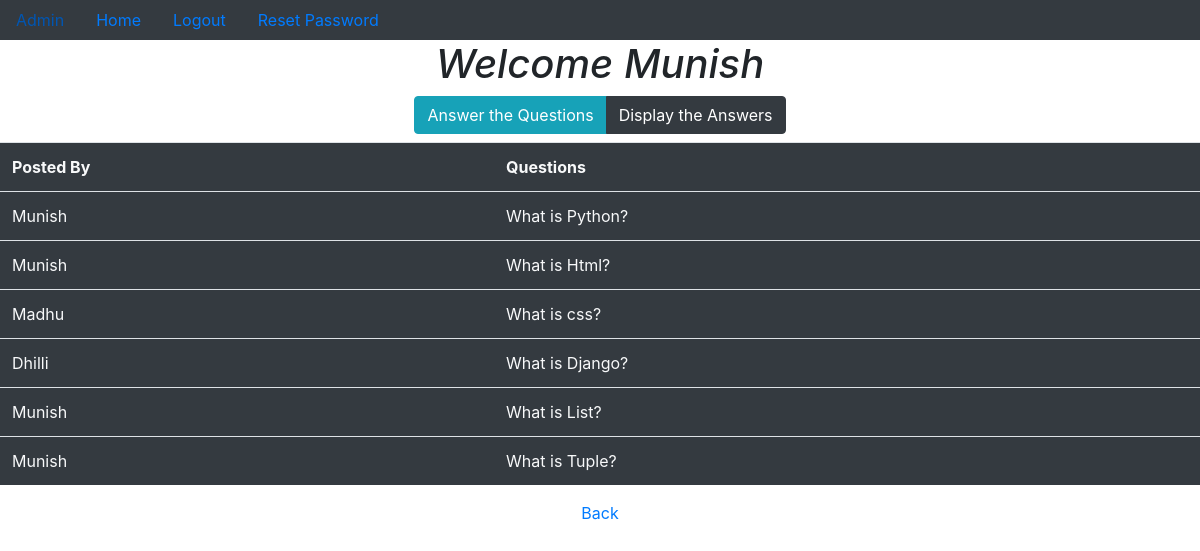
The app's page /display_questions/ (signed in) with its own data.
### app/models.py (models this page shows, shortened)
class Question(models.Model):
    S_No=models.IntegerField(primary_key=True)
    username=models.ForeignKey(User, on_delete=models.CASCADE)
    question=models.TextField()

### app/views.py (the view)
# urls.py: path('display_questions/', display_questions, name='display_questions'),
@login_required
def display_questions(request):
    if request.session.get('username'):
        username=request.session.get('username')
        Questions=Question.objects.all()
        d={'username':username, 'Questions':Questions}
        return render(request, 'display_questions.html', d)

### templates/display_questions.html (shortened to what this page needs)
{% extends 'dummy.html' %}
{% block body_block %}
{% if username %}
<h1 class="font-italic">Welcome {{username}}</h1>
<div class="btn-group mb-2" role="group">
    <a href="{% url 'Answer_the_Questions' %}" class="btn btn-info">Answer the Questions</a>
    <a href="{% url 'display_answers' %}" class="btn btn-dark">Display the Answers</a>
</div><br>
    <table class="table table-hover bg-dark">
        <tr class="text-light">
            <th>Posted By</th>
            <th>Questions</th>
        </tr>
        {% for qo in Questions %}
        <tr class="text-light">
            <td>{{qo.username}}</td>
            <td>{{qo.question}}</td>
        </tr>
        {% endfor %}
    </table>
    <a href="{% url 'Home' %}">Back</a>
{% endif %}
{% endblock %}

### templates/dummy.html (shortened to what this page needs)
<!doctype html>
<html lang="en">
  <head>
    <link rel="stylesheet" href="https://cdn.jsdelivr.net/npm/bootstrap@4.6.2/dist/css/bootstrap.min.css">
  </head>
  <body class="bg-image" style="background-image: url('https://img.freepik.com/free-photo/vivid-blurred-colorful-background_58702-2545.jpg'); background-size:cover; height:94.8vh;">
    <center>
    <nav class="nav navbar-dark bg-dark">
        <a href="{% url 'admin:index' %}" class="nav-link">Admin</a>
        <a href="{% url 'Home' %}" class="nav-link">Home</a>
        {% if user.is_authenticated %}
        <a href="{% url 'User_Logout' %}" class="nav-link">Logout</a>
        <a href="{% url 'Change_Password' %}" class="nav-link">Reset Password</a>
        {% else %}
        <a href="{% url 'Registration' %}" class="nav-link">Registration</a>
        <a href="{% url 'User_Login' %}" class="nav-link">Login</a>
        {% endif %}
    </nav>
    {% block body_block %}
    {% endblock %}
</center>
  </body>
</html>

### records on screen
Question: username "Munish", question "What is Python?"
Question: username "Munish", question "What is Html?"
Question: username "Madhu", question "What is css?"
Question: username "Dhilli", question "What is Django?"
Question: username "Munish", question "What is List?"
Question: username "Munish", question "What is Tuple?"

### other values on screen
{{ username }} "Munish"
